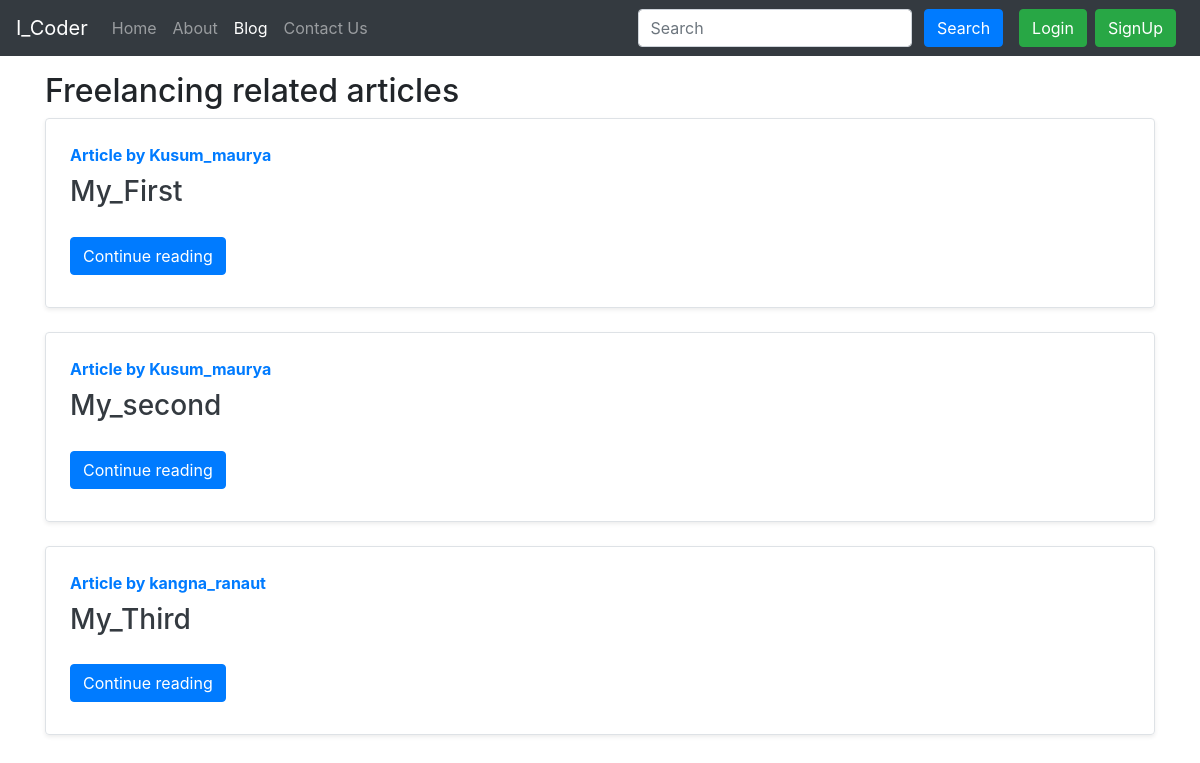
/blog/, run on an earlier commit of the app's database.
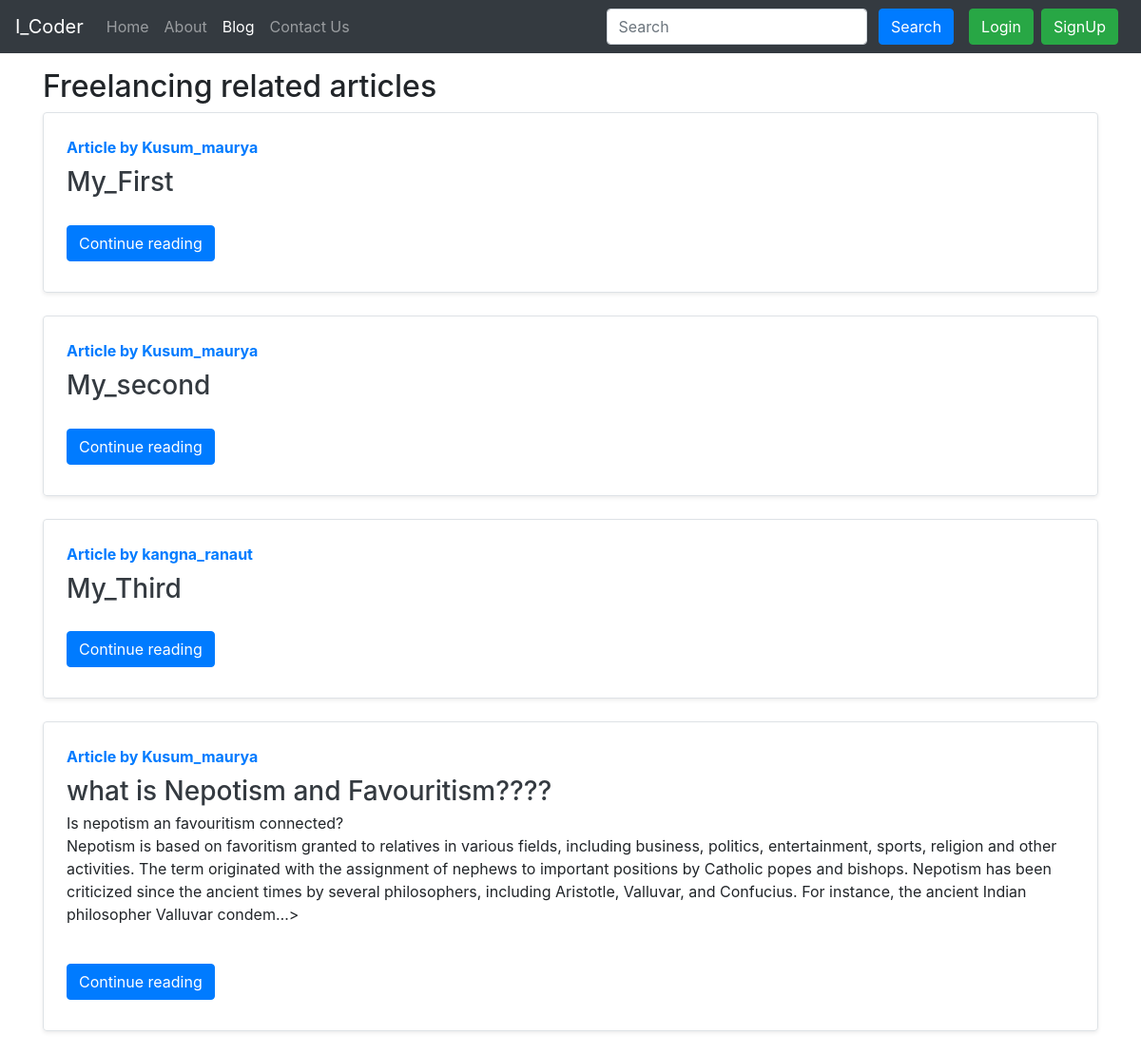
And on a later commit of the database.
### blog/models.py (models this page shows, shortened)
class Post(models.Model):
    sno = models.AutoField(primary_key=True)
    title = models.CharField(max_length=255)
    content = models.TextField()
    author = models.CharField(max_length=13)
    slug = models.CharField(max_length=130)
    timeStamp = models.DateTimeField(blank=True)

### blog/views.py (the view)
# urls.py: path('', views.blogHome, name='blogHome'),
def blogHome(request):
    allPosts = Post.objects.all()
    context = {'allPosts': allPosts}
    return render(request, 'blog/blogHome.html',context)

### templates/blog/blogHome.html (shortened to what this page needs)
{% extends 'base.html' %}
{% block blogactive %} active {% endblock blogactive %}">
{% block body %}
<div class="container my-3">
    <h2>Freelancing related articles</h2>
    {% for post in allPosts %}
    <div class="row no-gutters border rounded overflow-hidden flex-md-row mb-4 shadow-sm h-md-250 position-relative">
        <div class="col p-4 d-flex flex-column position-static">
          <strong class="d-inline-block mb-2 text-primary">Article by {{post.author}}</strong>
            <h3 class="mb-0"><a class="text-dark" href="/blog/{{post.slug}}">{{post.title}}</a></h3>
            <p class="card-text mb-auto"><div class="preview"{{post.content|safe| truncatechars:500}}></div></p>
          <div class="my-2">
              <a href="/blog/{{post.slug}}" role="button" class="btn btn-primary">Continue reading</a>
              </div>
        </div>
    </div>
    {% endfor %}
</div>
{% endblock body %}

What changed in the data, as far as the page shows it:
added Post: author "Kusum_maurya", title "what is Nepotism and Favouritism????", content "Is nepotism an favouritism connected? Nepotism is based on favoritism granted to relatives in various fields, including business, politics, entertainment, sports, religion and other activities. The term originated with the assignment of nephews to important positions by Catholic popes and bishops. Nepotism has been criticized since the ancient times by several philosophers, including Aristotle, Valluvar, and Confucius. For instance, the ancient Indian philosopher Valluvar condem…"
